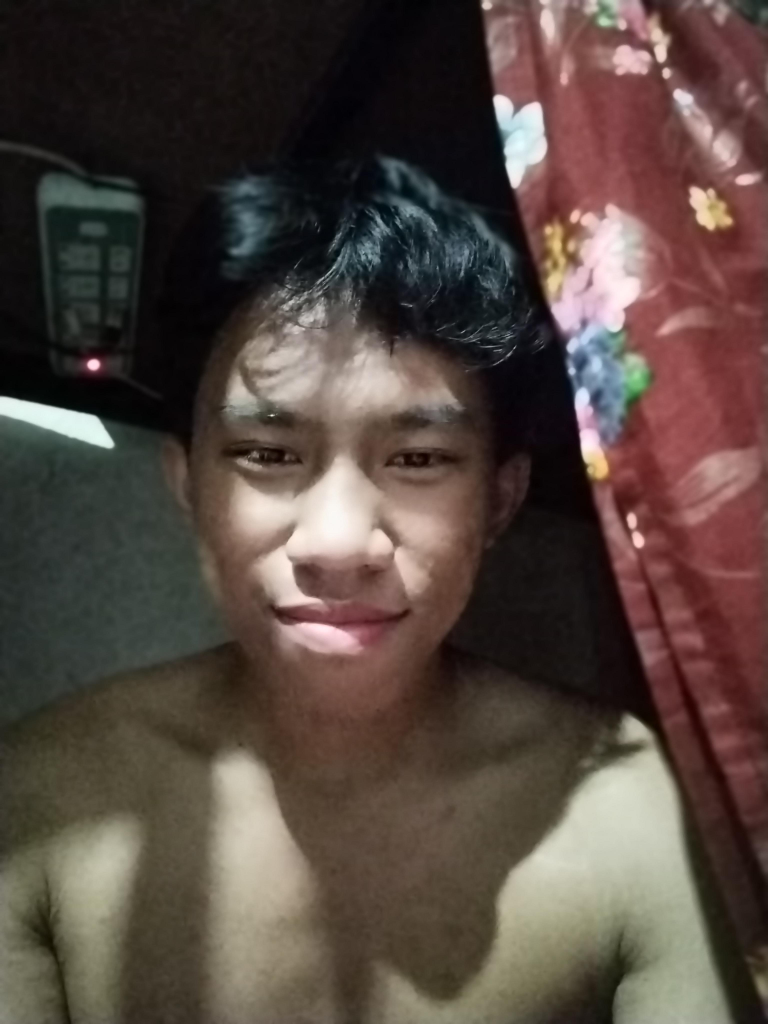
#> input picture 2nd Level/AI Image Process/resize_image/rolith.jpg, 3072 x 4096 px (shown at 1/4 size)
$ python 02_image.py
#> lines starting #> are read from the running program, lines starting #| are printed output that depends on the picture
from PIL import Image

# Define Paths and Dimensions
input_image_path = "rolith.jpg"
output_image_path = "resize.jpg"
desired_width = 200
desired_height = 200

# Open the Input Image
input_image = Image.open(input_image_path)
#> input_image is the input picture: PIL image 3072x4096 RGB; mean R, G, B 85.1, 71.3, 64.4

# Resize the image
input_image = input_image.resize((desired_width, desired_height))
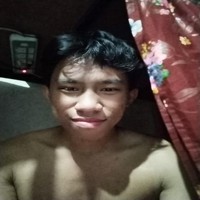
#> input_image: PIL image 200x200 RGB; mean R, G, B 85.1, 71.3, 64.4

# Save the resized image
input_image.save(output_image_path)

print("Code Executed Successfully ...")
